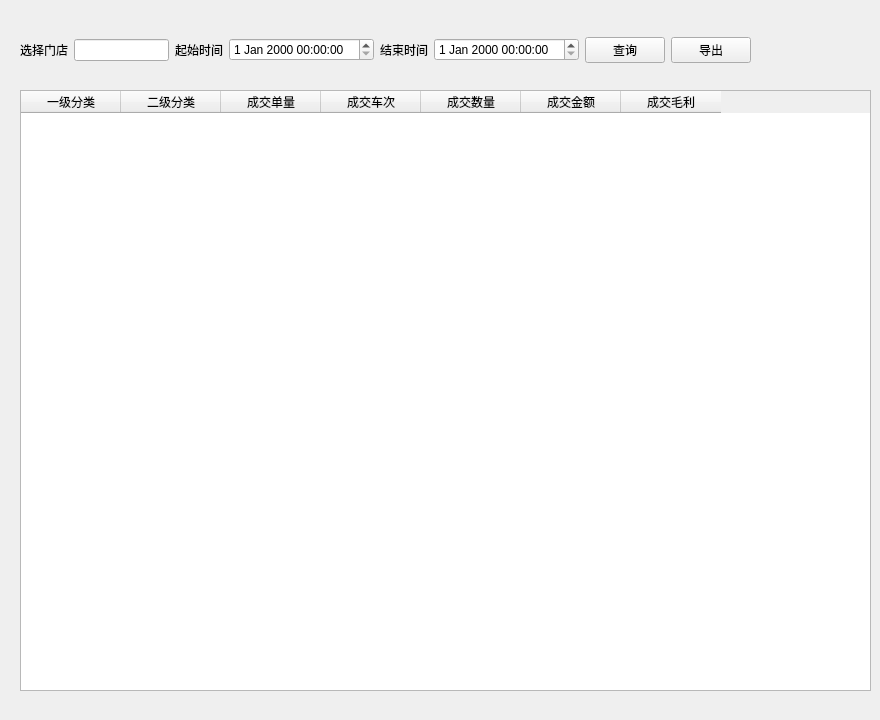
<?xml version="1.0" encoding="UTF-8"?>
<ui version="4.0">
 <class>sub_serviceoperationdataForm</class>
 <widget class="QWidget" name="sub_serviceoperationdataForm">
  <property name="geometry">
   <rect>
    <x>0</x>
    <y>0</y>
    <width>880</width>
    <height>720</height>
   </rect>
  </property>
  <property name="windowTitle">
   <string>Form</string>
  </property>
  <widget class="QTableWidget" name="tableWidget">
   <property name="geometry">
    <rect>
     <x>20</x>
     <y>90</y>
     <width>851</width>
     <height>601</height>
    </rect>
   </property>
   <column>
    <property name="text">
     <string>一级分类</string>
    </property>
   </column>
   <column>
    <property name="text">
     <string>二级分类</string>
    </property>
   </column>
   <column>
    <property name="text">
     <string>成交单量</string>
    </property>
   </column>
   <column>
    <property name="text">
     <string>成交车次</string>
    </property>
   </column>
   <column>
    <property name="text">
     <string>成交数量</string>
    </property>
   </column>
   <column>
    <property name="text">
     <string>成交金额</string>
    </property>
   </column>
   <column>
    <property name="text">
     <string>成交毛利</string>
    </property>
   </column>
  </widget>
  <widget class="QWidget" name="horizontalLayoutWidget">
   <property name="geometry">
    <rect>
     <x>20</x>
     <y>10</y>
     <width>731</width>
     <height>80</height>
    </rect>
   </property>
   <layout class="QHBoxLayout" name="horizontalLayout">
    <item>
     <widget class="QLabel" name="label_3">
      <property name="text">
       <string>选择门店</string>
      </property>
     </widget>
    </item>
    <item>
     <widget class="QLineEdit" name="lineEdit"/>
    </item>
    <item>
     <widget class="QLabel" name="label">
      <property name="text">
       <string>起始时间</string>
      </property>
     </widget>
    </item>
    <item>
     <widget class="QDateTimeEdit" name="dateTimeEdit"/>
    </item>
    <item>
     <widget class="QLabel" name="label_2">
      <property name="text">
       <string>结束时间</string>
      </property>
     </widget>
    </item>
    <item>
     <widget class="QDateTimeEdit" name="dateTimeEdit_2"/>
    </item>
    <item>
     <widget class="QPushButton" name="serchButton">
      <property name="text">
       <string>查询</string>
      </property>
     </widget>
    </item>
    <item>
     <widget class="QPushButton" name="exportButton">
      <property name="text">
       <string>导出</string>
      </property>
     </widget>
    </item>
   </layout>
  </widget>
 </widget>
 <resources/>
 <connections/>
</ui>
